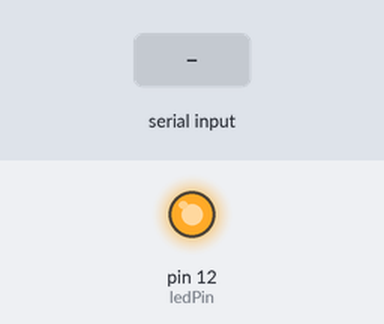
Bench run of a sketch on a simulated Arduino Uno, built with avr-gcc and run on an emulated ATmega328P. Shown: output pins drawn as LEDs (lit = HIGH). The test bench sets the inputs (shaded band).

Above: at 1.2 s.
1.3 s: "a" received over Serial
At 2.4 s:
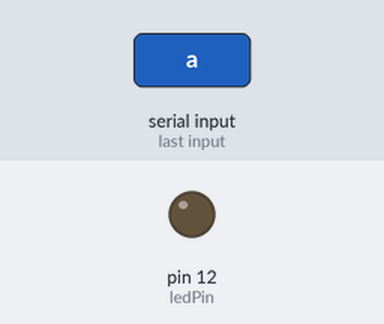
Timing chart, 0 to 4.3 s (numbered marks = the images above; inputs shaded):
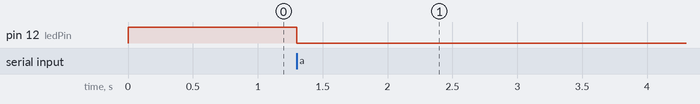

The sketch:

toggle.ino
```cpp
int ledPin=12;
boolean ledOn=true;//Condicional Booleana

void toggleLED(int Led){//funcion
  ledOn=!ledOn;//Diferencial
  digitalWrite(Led, ledOn);
}

void setup() {
Serial.begin(9600);//Puerto Serial
pinMode(ledPin, OUTPUT);
digitalWrite(ledPin,1);
}

void loop() {
char teclado = Serial.read();//Lectura digital
if(teclado=='a')toggleLED(ledPin);//Anidado
}
```

Measured:
- after the input at 1.3 s, pin 12 (ledPin): HIGH → LOW at once
